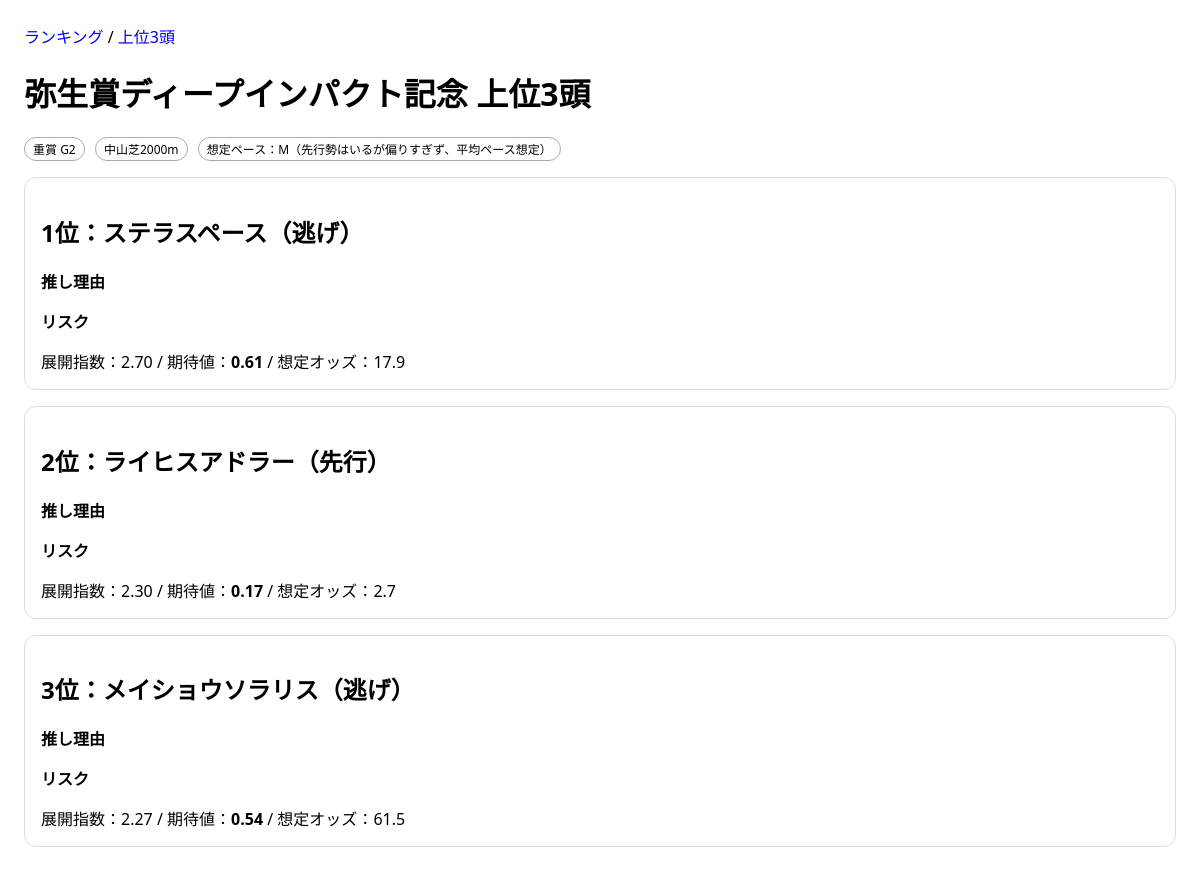
/top/, run on an earlier commit of the app's database.
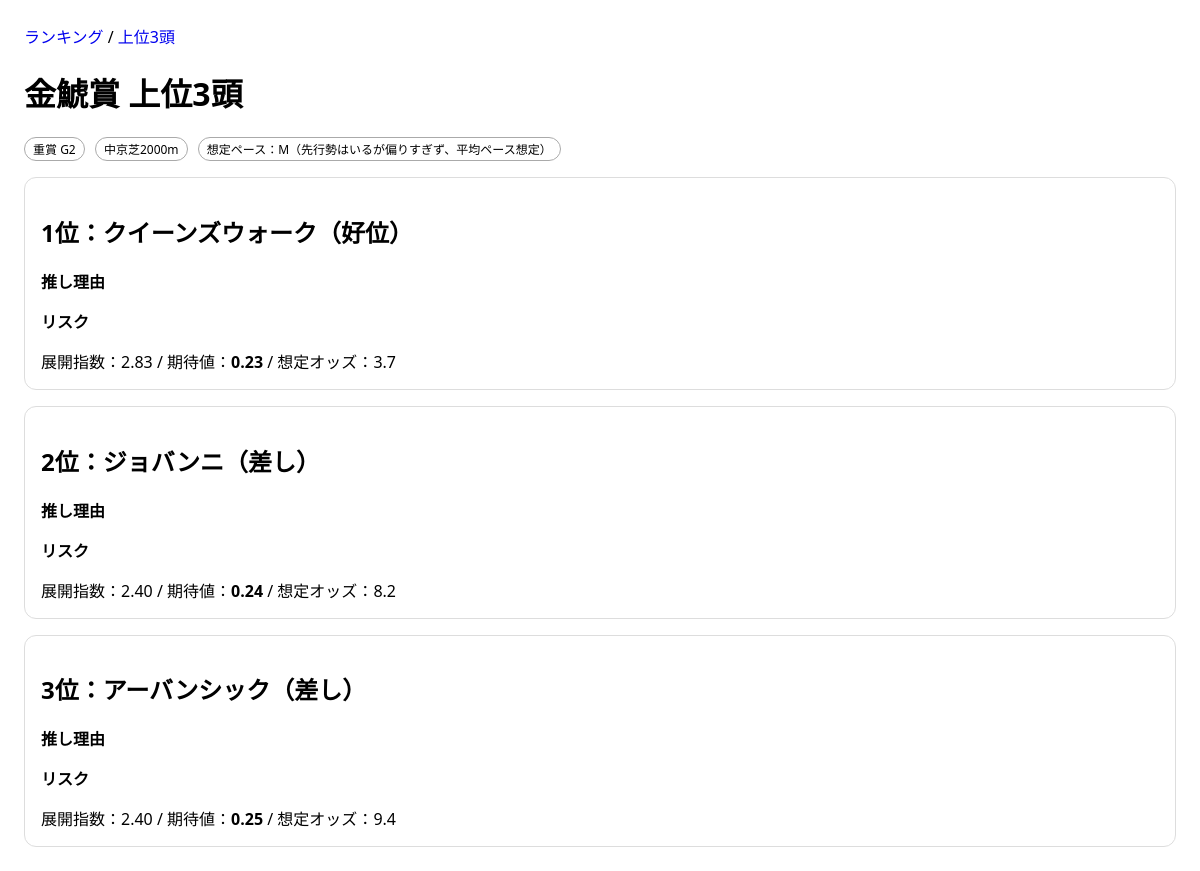
And on a later commit of the database.
### keibaapp_1/models.py (models this page shows, shortened)
class Race(models.Model):
    GRADE_CHOICES = [("G1", "G1"), ("G2", "G2"), ("G3", "G3")]
    name = models.CharField(max_length=100)
    race_date = models.DateField()
    course = models.CharField(max_length=100)  # 例：東京 ダ1600
    grade = models.CharField(max_length=2, choices=GRADE_CHOICES)
    track_condition = models.CharField(max_length=10, blank=True, default="")  # 良/稍/重/不
    pace = models.CharField(max_length=1, blank=True, default="")  # S/M/H
    pace_comment = models.CharField(max_length=100, blank=True, default="")
    created_at = models.DateTimeField(auto_now_add=True)

class HorseEntry(models.Model):
    RUN_STYLE_CHOICES = [
        ("NIGE", "逃げ"),
        ("SENKO", "先行"),
        ("KOUI", "好位"),
        ("SASHI", "差し"),
        ("OIKOMI", "追込"),
        ("UNKNOWN", "不明"),
    ]
    race = models.ForeignKey(Race, on_delete=models.CASCADE, related_name="entries")
    horse_name = models.CharField(max_length=100)
    gate = models.PositiveIntegerField(default=0)    # 枠
    number = models.PositiveIntegerField(default=0)  # 馬番
    jockey = models.CharField(max_length=100, blank=True, default="")
    run_style = models.CharField(max_length=10, choices=RUN_STYLE_CHOICES, default="UNKNOWN")
    last1_agari_rank = models.PositiveIntegerField(null=True, blank=True)
    last2_agari_rank = models.PositiveIntegerField(null=True, blank=True)
    last3_agari_rank = models.PositiveIntegerField(null=True, blank=True)
    last1_agari_3f = models.FloatField(null=True, blank=True)
    last2_agari_3f = models.FloatField(null=True, blank=True)
    last3_agari_3f = models.FloatField(null=True, blank=True)
    last1_field_size = models.PositiveIntegerField(null=True, blank=True)
    last2_field_size = models.PositiveIntegerField(null=True, blank=True)
    last3_field_size = models.PositiveIntegerField(null=True, blank=True)
    last1_corner4_pos = models.PositiveIntegerField(null=True, blank=True)
    last2_corner4_pos = models.PositiveIntegerField(null=True, blank=True)
    last3_corner4_pos = models.PositiveIntegerField(null=True, blank=True)
    expected_odds = models.FloatField(null=True, blank=True)
    created_at = models.DateTimeField(auto_now_add=True)

### keibaapp_1/views.py (the view)
# urls.py: path("top/", views.top3_db, name="top3_db"),
def top3_db(request):
    race = get_selected_or_current_race(request)
    if not race:
        return render(request, "keibaapp_1/race_empty.html")
    entries = list(race.entries.all())
    analysis = analyze_entries(entries)
    context = {
        "race": build_race_context(race, analysis),
        "rows": build_row_data(analysis["results"], limit=3),
        "analysis": analysis,
        "debug": settings.DEBUG,
    }
    return render(request, "keibaapp_1/top3_mock.html", context)

### keibaapp_1/services.py (called while the page is built)
def agari_rank_score(e: HorseEntry) -> Optional[int]:
    ranks = [
        e.last1_agari_rank,
        e.last2_agari_rank,
        e.last3_agari_rank
    ]
    ranks = [r for r in ranks if r is not None and r > 0]
    if not ranks:
        return None
    if 1 in ranks:
        return 3
    elif 2 in ranks:
        return 2
    elif 3 in ranks:
        return 1
    else:
        return 0

def calc_corner4_index(field_size: int, corner4_pos: int) -> Optional[float]:
    if not field_size or not corner4_pos:
        return None
    if field_size <= 1:
        return None
    if corner4_pos > field_size:
        return None
    return ((field_size - corner4_pos) / (field_size - 1)) * 100

def _corner4_pairs(entry: HorseEntry):
    return [
        (entry.last1_field_size, entry.last1_corner4_pos),
        (entry.last2_field_size, entry.last2_corner4_pos),
        (entry.last3_field_size, entry.last3_corner4_pos),
    ]

def get_effective_run_style(entry: HorseEntry) -> str:
    auto_style = classify_run_style(entry)
    if auto_style != "UNKNOWN":
        return auto_style
    return entry.run_style or "UNKNOWN"

### keibaapp_1/templates/keibaapp_1/top3_mock.html (shortened to what this page needs)
{% extends "keibaapp_1/base.html" %}
{% block content %}
  <h1>{{ race.name }} 上位3頭</h1>
  <div class="meta">
    <span class="badge">重賞 {{ race.grade }}</span>
    <span class="badge">{{ race.course }}</span>
    <span class="badge">想定ペース：{{ race.pace }}（{{ race.pace_comment }}）</span>
  </div>
  {% for r in rows %}
    <div class="card">
      <h2>{{ r.rank }}位：{{ r.horse_name }}（{{ r.style }}）</h2>
      <b>推し理由</b>
      <b>リスク</b>
      <div class="numbers">
        展開指数：{{ r.tempo|floatformat:2 }} /
        期待値：<b>{{ r.ev|floatformat:2 }}</b> /
        想定オッズ：{{ r.odds }}
      </div>
    </div>
  {% endfor %}
{% endblock %}

What changed in the data, as far as the page shows it:
no longer on this page (row unchanged): Race: name "弥生賞ディープインパクト記念", grade "G2", course "中山芝2000m"
no longer on this page (row unchanged): HorseEntry: horse_name "ステラスペース", odds "17.9"
no longer on this page (row unchanged): HorseEntry: horse_name "ライヒスアドラー", odds "2.7"
no longer on this page (row unchanged): HorseEntry: horse_name "メイショウソラリス", odds "61.5"
added Race: name "金鯱賞", grade "G2", course "中京芝2000m"
added HorseEntry: horse_name "クイーンズウォーク", odds "3.7"
added HorseEntry: horse_name "ジョバンニ", odds "8.2"
added HorseEntry: horse_name "アーバンシック", odds "9.4"
Also different on the page:
new list line: "1 位： （ 好位 ） 推し理由 リスク 展開指数： 2.83 / 期待値： 0.23 / 想定オッズ："
new list line: "2 位： （ 差し ） 推し理由 リスク 展開指数： 2.40 / 期待値： 0.24 / 想定オッズ："
new list line: "3 位： （ 差し ） 推し理由 リスク 展開指数： 2.40 / 期待値： 0.25 / 想定オッズ："
list line gone: "1 位： （ 逃げ ） 推し理由 リスク 展開指数： 2.70 / 期待値： 0.61 / 想定オッズ："
list line gone: "2 位： （ 先行 ） 推し理由 リスク 展開指数： 2.30 / 期待値： 0.17 / 想定オッズ："
list line gone: "3 位： （ 逃げ ） 推し理由 リスク 展開指数： 2.27 / 期待値： 0.54 / 想定オッズ："
